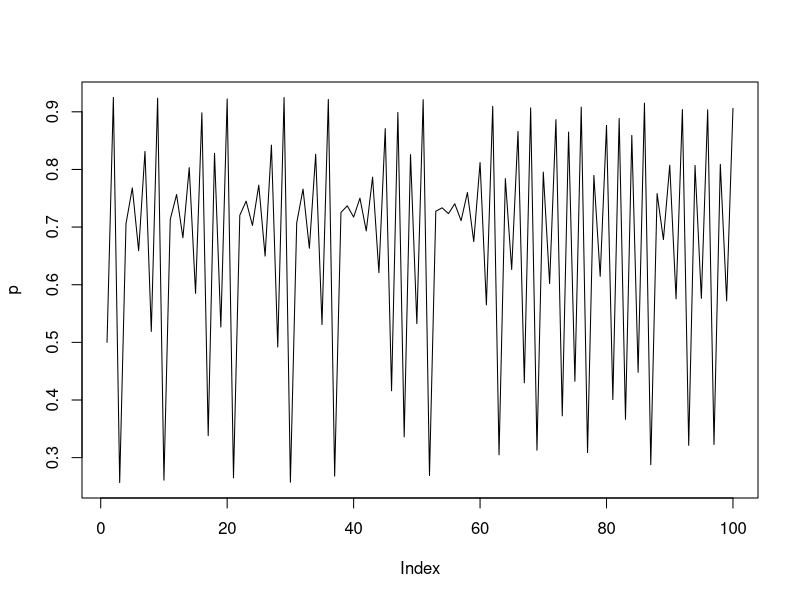
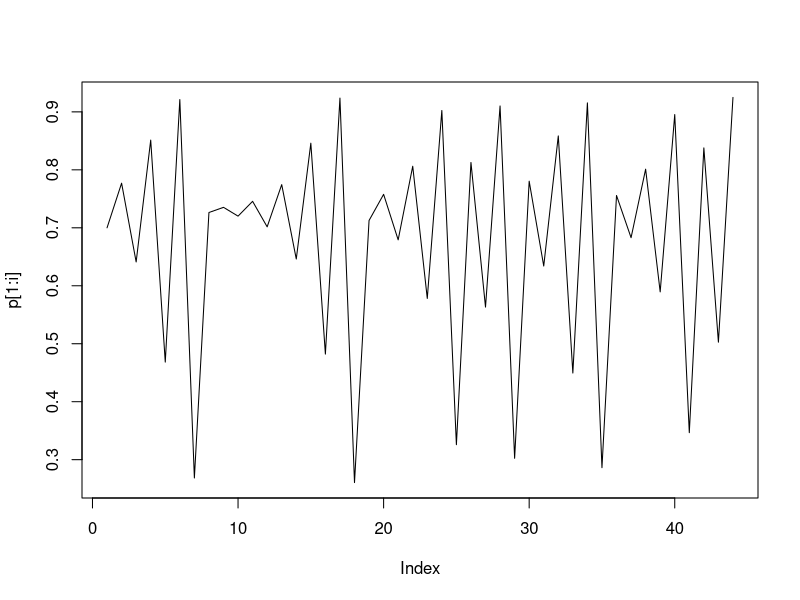

Source code (R) for these figures, in order:

## if/loop

set.seed(1)
if (runif(1)>.5) {
  cat("heads")
} else {
  cat("tails")
}

if (runif(1)>.5) {
  cat("heads\n")
} else if (runif(1)>.7) {
  cat("tails\n")
} else cat("also tails\n")

if ((rnorm(1)>0||rnorm(1)>0) && runif(1)<2/3) {
  cat("heads")
} else {
  cat("tails")
}

coin <- if (runif(1)>.5) "heads" else "tails"
coin


vec <- c("I","am","bored")
for (a in vec) cat(a," ")

n <- 100;p <- rep(.5,n)
for (i in 2:n) p[i] <- 3.7*p[i-1]*(1-p[i-1]) 
plot(p,type="l")

p[1] <- .7
for (i in 2:n) {
  p[i] <- 3.7 * p[i-1] * (1 - p[i-1])
  if (p[i] > .924) break
}  
plot(p[1:i],type="l")

i <- 1
while(p[i] < .924) {
  i <- i + 1
  p[i] <- 3.7 * p[i-1] * (1 - p[i-1])
}

i <- 1
repeat {
  i <- i + 1
  p[i] <- 3.7 * p[i-1] * (1 - p[i-1])
  if (p[i] > .924 || i>99) break
}

n <- 10000000; x <- runif(n) ## simulate 10 million random numbers 
system.time(y <- x)   ## time a vector copy
system.time(for (i in 1:n) y[i] <- x[i]) ## time the equivalent copy loop

